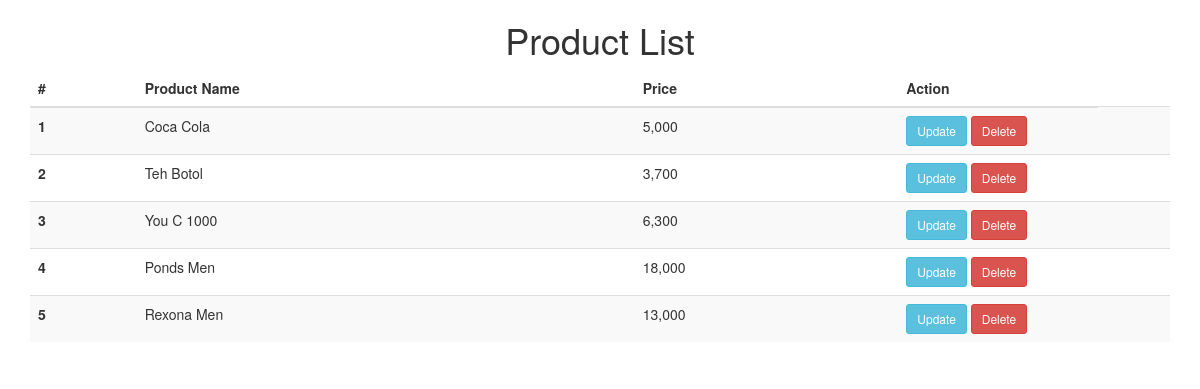
Screenshot of /index.php/product with the database file from the repository.
### tables this page shows
CREATE TABLE `product` (
  `product_id` int(11) NOT NULL,
  `product_name` varchar(100) DEFAULT NULL,
  `product_price` int(11) DEFAULT NULL
);

### application/controllers/Product.php (called while the page is built, shortened)
<?php
class Product extends CI_Controller
{
    function __construct()
    {
        $this->load->model('product_model');
    }
    function index()
    {
        $data['product'] = $this->product_model->get_product();
        $this->load->view('product_view', $data);
    }
}

### index.php (called while the page is built, shortened)
<?php
require_once BASEPATH.'core/CodeIgniter.php';

### application/models/Product_model.php (called while the page is built, shortened)
<?php
class Product_model extends CI_Model
{
    function get_product()
    {
        $result = $this->db->get('product');
        return $result;
    }
}

### application/views/product_view.php (the view, shortened to what this page needs)
<!DOCTYPE html>
<html lang="en">
<head>
    <link href="<?php echo base_url('assets/css/bootstrap.min.css'); ?>" rel="stylesheet">
</head>
<body>
    <div class="container">
        <h1>
            <center>Product List</center>
        </h1>
        <table class="table table-striped">
            <thead>
                <tr>
                    <th scope="col">#</th>
                    <th scope="col">Product Name</th>
                    <th scope="col">Price</th>
                    <th width="200">Action</th>
                </tr>
            </thead>
            <?php
            $count = 0;
            foreach ($product->result() as $row) :
                $count++;
            ?>
                <tr>
                    <th scope="row"><?php echo $count; ?></th>
                    <td><?php echo $row->product_name; ?></td>
                    <td><?php echo number_format($row->product_price); ?></td>
                    <td>
                        <a href="<?php echo site_url('product/get_edit/' . $row->product_id); ?>" class="btn btn-sm btn-info">Update</a>
                        <a href="<?php echo site_url('product/delete/' . $row->product_id); ?>" class="btn btn-sm btn-danger">Delete</a>
                    <td>
                </tr>
            <?php endforeach; ?>
        </table>
    </div>
</body>
</html>

### rows the page displays
product: product_name "Coca Cola", product_price "5,000"
product: product_name "Teh Botol", product_price "3,700"
product: product_name "You C 1000", product_price "6,300"
product: product_name "Ponds Men", product_price "18,000"
product: product_name "Rexona Men", product_price "13,000"
